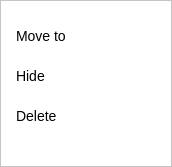
<?xml version="1.0" encoding="UTF-8"?>
<ui version="4.0">
 <class>InfoArchDropdown</class>
 <widget class="QWidget" name="InfoArchDropdown">
  <property name="geometry">
   <rect>
    <x>0</x>
    <y>0</y>
    <width>172</width>
    <height>167</height>
   </rect>
  </property>
  <property name="sizePolicy">
   <sizepolicy hsizetype="Maximum" vsizetype="Maximum">
    <horstretch>0</horstretch>
    <verstretch>0</verstretch>
   </sizepolicy>
  </property>
  <property name="font">
   <font>
    <pointsize>12</pointsize>
   </font>
  </property>
  <property name="windowTitle">
   <string>Form</string>
  </property>
  <property name="autoFillBackground">
   <bool>true</bool>
  </property>
  <property name="styleSheet">
   <string notr="true"/>
  </property>
  <layout class="QVBoxLayout" name="verticalLayout_2">
   <property name="spacing">
    <number>0</number>
   </property>
   <property name="leftMargin">
    <number>0</number>
   </property>
   <property name="topMargin">
    <number>0</number>
   </property>
   <property name="rightMargin">
    <number>0</number>
   </property>
   <property name="bottomMargin">
    <number>0</number>
   </property>
   <item>
    <widget class="QFrame" name="frame">
     <property name="sizePolicy">
      <sizepolicy hsizetype="Maximum" vsizetype="Maximum">
       <horstretch>0</horstretch>
       <verstretch>0</verstretch>
      </sizepolicy>
     </property>
     <property name="styleSheet">
      <string notr="true">QPushButton{
font-family: 'Open Sans';
font-style: normal;
font-weight: 400;
font-size: 14px;
line-height: 19px;

text-align: left;

border: none;

padding-left: 15px;
}

QFrame{
background-color: rgb(255, 255, 255);
}</string>
     </property>
     <property name="frameShape">
      <enum>QFrame::StyledPanel</enum>
     </property>
     <property name="frameShadow">
      <enum>QFrame::Raised</enum>
     </property>
     <layout class="QVBoxLayout" name="verticalLayout">
      <property name="spacing">
       <number>0</number>
      </property>
      <property name="leftMargin">
       <number>0</number>
      </property>
      <property name="topMargin">
       <number>15</number>
      </property>
      <property name="rightMargin">
       <number>0</number>
      </property>
      <property name="bottomMargin">
       <number>30</number>
      </property>
      <item>
       <widget class="QPushButton" name="moveButton">
        <property name="sizePolicy">
         <sizepolicy hsizetype="Maximum" vsizetype="Maximum">
          <horstretch>0</horstretch>
          <verstretch>0</verstretch>
         </sizepolicy>
        </property>
        <property name="minimumSize">
         <size>
          <width>170</width>
          <height>40</height>
         </size>
        </property>
        <property name="cursor">
         <cursorShape>PointingHandCursor</cursorShape>
        </property>
        <property name="toolTipDuration">
         <number>-6</number>
        </property>
        <property name="styleSheet">
         <string notr="true"/>
        </property>
        <property name="text">
         <string>Move to</string>
        </property>
        <property name="flat">
         <bool>true</bool>
        </property>
       </widget>
      </item>
      <item>
       <widget class="QPushButton" name="hideButton">
        <property name="sizePolicy">
         <sizepolicy hsizetype="Maximum" vsizetype="Maximum">
          <horstretch>0</horstretch>
          <verstretch>0</verstretch>
         </sizepolicy>
        </property>
        <property name="minimumSize">
         <size>
          <width>170</width>
          <height>40</height>
         </size>
        </property>
        <property name="cursor">
         <cursorShape>PointingHandCursor</cursorShape>
        </property>
        <property name="styleSheet">
         <string notr="true"/>
        </property>
        <property name="text">
         <string>Hide</string>
        </property>
        <property name="flat">
         <bool>true</bool>
        </property>
       </widget>
      </item>
      <item>
       <widget class="QPushButton" name="deleteButton">
        <property name="sizePolicy">
         <sizepolicy hsizetype="Maximum" vsizetype="Maximum">
          <horstretch>0</horstretch>
          <verstretch>0</verstretch>
         </sizepolicy>
        </property>
        <property name="minimumSize">
         <size>
          <width>170</width>
          <height>40</height>
         </size>
        </property>
        <property name="cursor">
         <cursorShape>PointingHandCursor</cursorShape>
        </property>
        <property name="styleSheet">
         <string notr="true"/>
        </property>
        <property name="text">
         <string>Delete</string>
        </property>
        <property name="flat">
         <bool>true</bool>
        </property>
       </widget>
      </item>
     </layout>
    </widget>
   </item>
  </layout>
 </widget>
 <resources>
  <include location="../../../../QResources.qrc"/>
  <include location="../../../../QResources.qrc"/>
  <include location="../../../../QResources.qrc"/>
 </resources>
 <connections/>
</ui>
